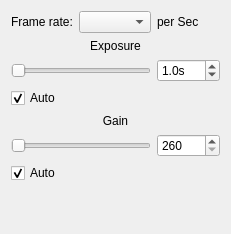
           <widget class="QWidget" name="tabCamera">
            <attribute name="title">
             <string>Camera</string>
            </attribute>
            <layout class="QGridLayout" name="gridLayout">
             <item row="0" column="1">
              <widget class="QLabel" name="frameRateLabel">
               <property name="text">
                <string>Frame rate:</string>
               </property>
               <property name="alignment">
                <set>Qt::AlignLeading|Qt::AlignLeft|Qt::AlignVCenter</set>
               </property>
              </widget>
             </item>
             <item row="0" column="2">
              <widget class="QComboBox" name="frameRateSelection"/>
             </item>
             <item row="0" column="3">
              <widget class="QLabel" name="frameRateLabel_2">
               <property name="text">
                <string>per Sec</string>
               </property>
               <property name="alignment">
                <set>Qt::AlignLeading|Qt::AlignLeft|Qt::AlignVCenter</set>
               </property>
              </widget>
             </item>
             <item row="1" column="1" colspan="3">
              <widget class="QLabel" name="exposureLabel">
               <property name="text">
                <string>Exposure</string>
               </property>
               <property name="alignment">
                <set>Qt::AlignCenter</set>
               </property>
              </widget>
             </item>
             <item row="2" column="1" colspan="2">
              <widget class="QSlider" name="exposureSlider">
               <property name="sizePolicy">
                <sizepolicy hsizetype="Expanding" vsizetype="Fixed">
                 <horstretch>0</horstretch>
                 <verstretch>0</verstretch>
                </sizepolicy>
               </property>
               <property name="minimumSize">
                <size>
                 <width>10</width>
                 <height>0</height>
                </size>
               </property>
               <property name="minimum">
                <number>0</number>
               </property>
               <property name="maximum">
                <number>255</number>
               </property>
               <property name="orientation">
                <enum>Qt::Horizontal</enum>
               </property>
               <property name="tickPosition">
                <enum>QSlider::NoTicks</enum>
               </property>
               <property name="tickInterval">
                <number>16</number>
               </property>
              </widget>
             </item>
             <item row="2" column="3">
              <widget class="QExposureSpinBox" name="exposureSpinBox">
               <property name="suffix">
                <string>s</string>
               </property>
               <property name="decimals">
                <number>1</number>
               </property>
               <property name="singleStep">
                <double>0.500000000000000</double>
               </property>
               <property name="value">
                <double>1.000000000000000</double>
               </property>
              </widget>
             </item>
             <item row="3" column="1">
              <widget class="QCheckBox" name="autoExposure">
               <property name="text">
                <string>Auto</string>
               </property>
               <property name="checked">
                <bool>true</bool>
               </property>
              </widget>
             </item>
             <item row="4" column="1" colspan="3">
              <widget class="QLabel" name="gainLabel">
               <property name="text">
                <string>Gain</string>
               </property>
               <property name="alignment">
                <set>Qt::AlignCenter</set>
               </property>
              </widget>
             </item>
             <item row="5" column="1" colspan="2">
              <widget class="QSlider" name="gainSlider">
               <property name="sizePolicy">
                <sizepolicy hsizetype="Expanding" vsizetype="Fixed">
                 <horstretch>0</horstretch>
                 <verstretch>0</verstretch>
                </sizepolicy>
               </property>
               <property name="minimumSize">
                <size>
                 <width>10</width>
                 <height>0</height>
                </size>
               </property>
               <property name="minimum">
                <number>0</number>
               </property>
               <property name="maximum">
                <number>255</number>
               </property>
               <property name="orientation">
                <enum>Qt::Horizontal</enum>
               </property>
               <property name="tickPosition">
                <enum>QSlider::NoTicks</enum>
               </property>
               <property name="tickInterval">
                <number>16</number>
               </property>
              </widget>
             </item>
             <item row="5" column="3">
              <widget class="QDoubleSpinBox" name="gainSpinBox">
               <property name="decimals">
                <number>0</number>
               </property>
               <property name="minimum">
                <double>260.000000000000000</double>
               </property>
               <property name="maximum">
                <double>1023.000000000000000</double>
               </property>
               <property name="singleStep">
                <double>1.000000000000000</double>
               </property>
               <property name="value">
                <double>260.000000000000000</double>
               </property>
              </widget>
             </item>
             <item row="6" column="1">
              <widget class="QCheckBox" name="autoGain">
               <property name="text">
                <string>Auto</string>
               </property>
               <property name="checked">
                <bool>true</bool>
               </property>
              </widget>
             </item>
             <item row="7" column="2">
              <spacer name="verticalSpacer_2">
               <property name="orientation">
                <enum>Qt::Vertical</enum>
               </property>
               <property name="sizeHint" stdset="0">
                <size>
                 <width>20</width>
                 <height>40</height>
                </size>
               </property>
              </spacer>
             </item>
            </layout>
           </widget>
